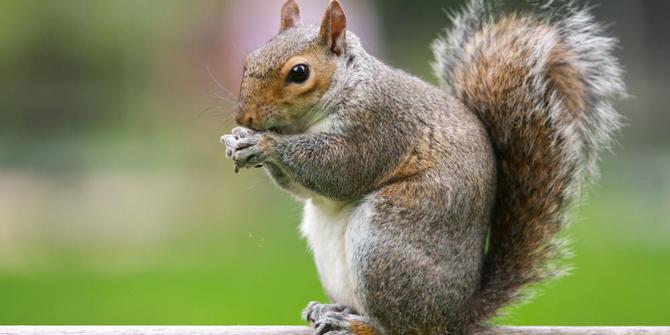
//> input picture MyPic.jpg, 670 x 335 px, given in place of the camera
$ ./ErodeDilate   (built with g++ and OpenCV 4)
//> lines starting //> are read from the running program, lines starting //| are printed output that depends on the picture; after the words box and inside, x2 and y2 are one past the last pixel; in counts of white or black regions, pixels touching at a corner belong together
#include <iostream>
#include "opencv2/highgui/highgui.hpp"
#include "opencv2/imgproc/imgproc.hpp"
using namespace std;
using namespace cv;
Mat Original, Gray, Threshold, Erode, Dilate;
int main(){
	VideoCapture cap(0);
	int Low = 233, High = 255;
	while(1){
		cap.read(Original);
//> Original is the input picture: 335 rows x 670 cols, CV_8UC3; mean B, G, R 98.9, 135.3, 131.2
		cvtColor(Original, Gray, COLOR_BGR2GRAY);
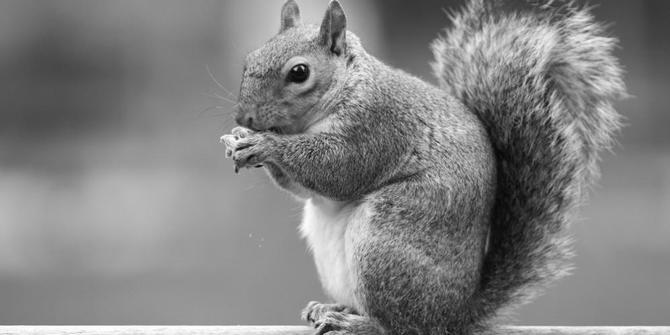
//> Gray: 335 rows x 670 cols, CV_8UC1; min 5, max 255, mean 130
		inRange(Gray, Low, High, Threshold);
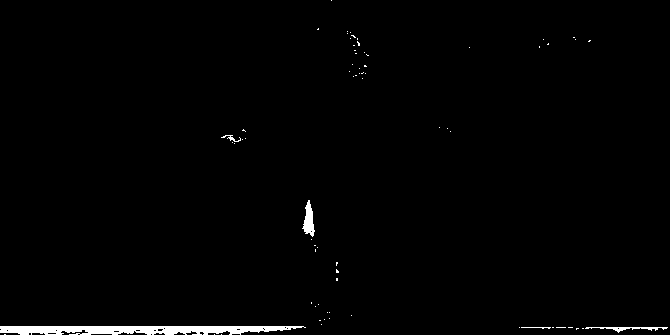
//> Threshold: 335 rows x 670 cols, CV_8UC1; 1.2% white; 70 white regions (65 under 20 px), largest, box (x1, y1, x2, y2) and area: (0, 326, 306, 335) 2111, (302, 200, 315, 237) 261, (585, 327, 668, 333) 180, (221, 135, 241, 142) 46, (521, 327, 551, 329) 34
	erode(Original, Erode, getStructuringElement(MORPH_ELLIPSE, Size(5,5)));
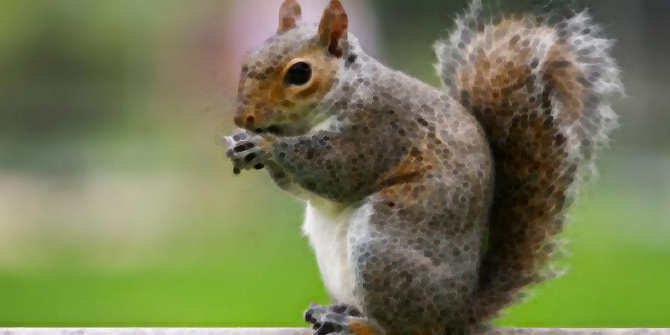
//> Erode: 335 rows x 670 cols, CV_8UC3; mean B, G, R 84.8, 122.4, 117.9
	dilate(Original, Dilate, getStructuringElement(MORPH_ELLIPSE,Size(5,5)));
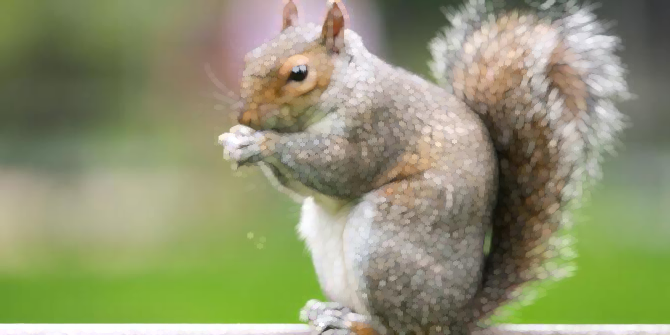
//> Dilate: 335 rows x 670 cols, CV_8UC3; mean B, G, R 113, 148.2, 144.4
	imshow("Original", Original);
	imshow("Erode",Erode);
	imshow("Dilate",Dilate);
	waitKey(30);
}}
